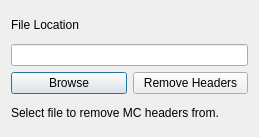
<?xml version="1.0" encoding="UTF-8"?>
<ui version="4.0">
 <class>Dialog</class>
 <widget class="QDialog" name="Dialog">
  <property name="geometry">
   <rect>
    <x>0</x>
    <y>0</y>
    <width>259</width>
    <height>137</height>
   </rect>
  </property>
  <property name="sizePolicy">
   <sizepolicy hsizetype="Fixed" vsizetype="Fixed">
    <horstretch>0</horstretch>
    <verstretch>0</verstretch>
   </sizepolicy>
  </property>
  <property name="maximumSize">
   <size>
    <width>261</width>
    <height>137</height>
   </size>
  </property>
  <property name="windowTitle">
   <string>Remove MC Headers</string>
  </property>
  <layout class="QVBoxLayout" name="verticalLayout">
   <item>
    <widget class="QLabel" name="label_location">
     <property name="text">
      <string>File Location</string>
     </property>
    </widget>
   </item>
   <item>
    <widget class="QLineEdit" name="lineEdit_location"/>
   </item>
   <item>
    <layout class="QHBoxLayout" name="horizontalLayout">
     <item>
      <widget class="QPushButton" name="pushButton_browse">
       <property name="text">
        <string>Browse</string>
       </property>
      </widget>
     </item>
     <item>
      <widget class="QPushButton" name="pushButton_remove">
       <property name="text">
        <string>Remove Headers</string>
       </property>
      </widget>
     </item>
    </layout>
   </item>
   <item>
    <widget class="QLabel" name="label_status">
     <property name="text">
      <string>Select file to remove MC headers from.</string>
     </property>
    </widget>
   </item>
  </layout>
 </widget>
 <resources/>
 <connections/>
</ui>
